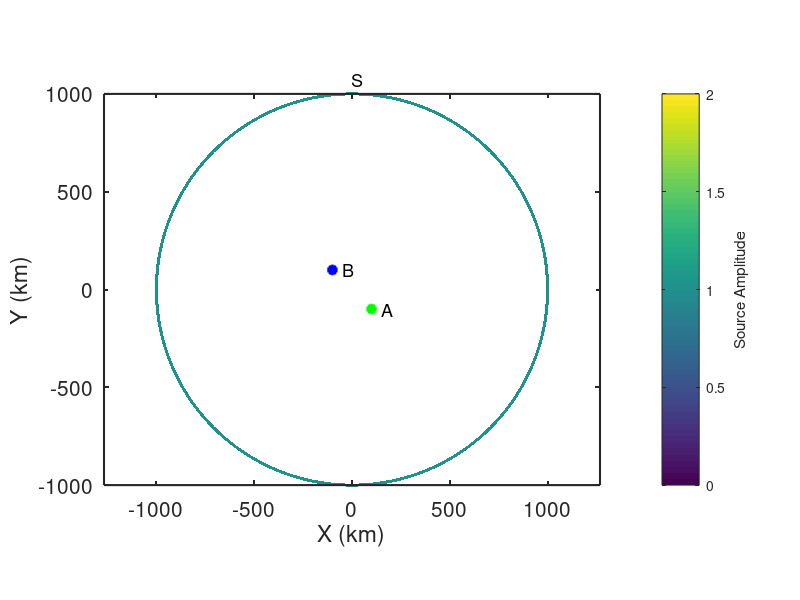

This chart was generated by the following MATLAB code: (Note: this script raises an error after producing the figure.)
% Simulate ambient noise within a homogeneous, isotropic, acoustic half-space
% for sources that form a perfect ring.
%
% jbrussell - 7/2023

clear; close all;

addpath('../functions/');

dx = 10; % km
x = [-1000:dx:1000]; % km
y = [-1000:dx:1000]; % km
dt = 1; % sec
Ndays = 10;
t = [0:dt:60*60]; % [sec] daily time axis

% Location of virtual source (A)
x_Asrc = 100; % km
y_Asrc = -100; % km

% Location of receiver (B)
x_Brec = -100; % km
y_Brec = 100; % km

% Location of "source" ring (S)
r_S = 1000; % [km] radious of source ring
N_excite = 1; % number of times to randomly excite each Source each hour
dtheta = 0.1;
theta_S = [0:dtheta:360-dtheta];
x_S = r_S*sind(theta_S);
y_S = r_S*cosd(theta_S);
amp_S = ones(size(x_S)); % amplitude of sources

% Medium properties
vel = 3.5; % [km/s] velocity of medium

% Define source type
source_type = 'ricker'; % 'ricker' | 'microseism' | 'lossy_membrane'
% RICKER (impulsive source)
f_cent = 1/8; % 1/100; % [1/s] dominant frequency of Ricker wavelet
% MICROSEISM (continuous source)
fmin = 1/10; % minimum frequency to sum over
fmax = 1/3; % maximum frequency to sum over
% LOSSY MEMBRANE (attenuating membrane)
fmin;
fmax;
alpha = 1e-3; % [1/km] attenuation coefficient


figure(98); clf;
box on; hold on;
plot(x_Asrc,y_Asrc,'og','linewidth',2,'MarkerFaceColor','g');
text(x_Asrc+50,y_Asrc,'A','fontsize',13);
plot(x_Brec,y_Brec,'ob','linewidth',2,'MarkerFaceColor','b');
text(x_Brec+50,y_Brec,'B','fontsize',13);
scatter(x_S,y_S,amp_S*5,amp_S,'o','filled');
text(x_S(1),y_S(1)+75,'S','fontsize',13);
axis square; axis equal;
set(gca,'fontsize',15,'linewidth',1.5,'layer','top');
xlabel('X (km)');
ylabel('Y (km)');
cb = colorbar;
ylabel(cb,'Source Amplitude');
colormap(viridis);

%% Generate wavefield at ring of sources S

% Build frequency and time axes
Nt = length(t);
Fs = 1./dt;
f = Fs*(0:(Nt/2))/Nt;
time = ([0:Nt-1]-floor(Nt/2))*dt;  % build lagtime vector for plotting
time = [time(time<0), time(time>=0)];

% Expected time between A and B
R_A_B = sqrt((x_Asrc-x_Brec).^2 + (y_Asrc-y_Brec).^2); % [km] distance from A to B
t_A_B = R_A_B ./ vel;

% Theoretical prediction of ccf from Goran's class notes
ccf_pre = real(1 ./ sqrt(t_A_B.^2 - time.^2));
A = 1;
J0_pre = besselj(0,2*pi*f*t_A_B) * A;

cohsum = zeros(size(t));
ccf_auto = zeros(size(t));
ihrs_total = 0;
ccf_all = {};
cohsum_all = {};
ccf_misfit = [];
for iday = 1:Ndays
    for ihr = 1 : (24/(max(t)/60/60))
        % Generate wavefields at A and B due to random noise at all Si
        Si_A = zeros(size(t));
        Si_B = zeros(size(t));
        for isrc = 1:length(x_S)
            R_Si_A = sqrt((x_Asrc-x_S(isrc)).^2 + (y_Asrc-y_S(isrc)).^2); % [km] distance from Si to A
            R_Si_B = sqrt((x_Brec-x_S(isrc)).^2 + (y_Brec-y_S(isrc)).^2); % [km] distance from Si to B

            % Loop through and generate sources, Si
            for ii = 1:N_excite
                if strcmp(source_type,'ricker')
                    % Ricker wavelet
                    % Generate random wavelet start times
                    tshift = max(t) .* rand(1,1);
                    Si_A = Si_A + amp_S(isrc) .* ricker_wavelet(t-tshift,R_Si_A,vel,f_cent);
                    Si_B = Si_B + amp_S(isrc) .* ricker_wavelet(t-tshift,R_Si_B,vel,f_cent);
                elseif strcmp(source_type,'microseism')
                    % Continuous microseism source
                    freq = f(f>=fmin & f<=fmax);
                    phi_rand = (2*pi)*rand(1,length(freq)); % random phase between [0,2*pi]
                    Si_A = Si_A + amp_S(isrc) .* microseism_source(t,R_Si_A,vel,freq,phi_rand);
                    Si_B = Si_B + amp_S(isrc) .* microseism_source(t,R_Si_B,vel,freq,phi_rand);
                elseif strcmp(source_type,'lossy_membrane')
                    % 2-D Lossy Membrane response of Magrini & Boschi (2021)
                    phi_rand = (2*pi)*rand(1,1); % random phase between [0,2*pi]
                    Si_A = Si_A + amp_S(isrc) .* lossy_membrane(t,f,R_Si_A,vel,alpha,phi_rand);
                    Si_B = Si_B + amp_S(isrc) .* lossy_membrane(t,f,R_Si_B,vel,alpha,phi_rand);
                else
                    error('Source type must be ''ricker'' | ''microseism'' | ''lossy_membrane''');
                end
            end
        end
        
        % Taper waveform
        Si_A = cos_taper(Si_A);
        Si_B = cos_taper(Si_B);

        % Calculate power spectra
        fftA = fft(Si_A);
        % fftA = spectrumwhiten_smooth(fftA,0.001);
%         P_A = abs(fftA/Nt);
%         P_A = P_A(1:Nt/2+1);
%         P_A(2:end-1) = 2*P_A(2:end-1);
        fftB = fft(Si_B);
        % fftB = spectrumwhiten_smooth(fftB,0.001);
%         P_B = abs(fftB/Nt);
%         P_B = P_B(1:Nt/2+1);
%         P_B(2:end-1) = 2*P_B(2:end-1);

        % Calculate cross-correlation (A --> B Causal; B --> A Acausal)
        cohsum = cohsum + fftB.*conj(fftA) ./ abs(fftB) ./ abs(fftA);
        ccf = real(ifft(cohsum,Nt)); % inverse FFT to get time domain
        ccf = fftshift(ccf); % rearrange values as [-lag lag]
        ccf = detrend(ccf);
        ccf = cos_taper(ccf);
        
        % Auto-correlation
%         ccf_auto = ccf_auto + xcorr(Si_A,Si_A,floor(length(t)/2));
        
        ihrs_total = ihrs_total + 1;
        ccf_all{ihrs_total} = ccf;
        cohsum_all{ihrs_total} = cohsum;
        ccf_misfit(ihrs_total) = sum((ccf_all{ihrs_total} ./ max(ccf_all{ihrs_total}) - ccf_pre ./ max(ccf_pre)).^2) / length(ccf_pre);
        
        if 1 && mod(ihrs_total,12)==0
            figure(99); clf;
            set(gcf,'position',[2         206        1730         814]);
            
            subplot(2,2,1); box on; hold on;
            plot(x_Asrc,y_Asrc,'og','linewidth',2,'MarkerFaceColor','g');
            text(x_Asrc+50,y_Asrc,'A','fontsize',13);
            plot(x_Brec,y_Brec,'ob','linewidth',2,'MarkerFaceColor','b');
            text(x_Brec+50,y_Brec,'B','fontsize',13);
            scatter(x_S,y_S,amp_S*5,amp_S,'o','filled');
            text(x_S(1),y_S(1)+75,'S','fontsize',13);
            axis square;
            set(gca,'fontsize',15,'linewidth',1.5,'layer','top');
            xlabel('X (km)');
            ylabel('Y (km)');
            cb = colorbar;
            ylabel(cb,'Source Amplitude');
            colormap(viridis);
            
            subplot(2,2,3); box on; hold on;
            plot([1:ihrs_total],ccf_misfit,'-b','linewidth',2);
            plot(ihrs_total,ccf_misfit(ihrs_total),'ok','linewidth',1,'markersize',12,'MarkerFaceColor','b');
            set(gca,'fontsize',15,'linewidth',1.5);
            xlabel('Data length (hr)');
            ylabel('Misfit');

            subplot(2,2,2); box on; hold on;
%             ccf_pre_conv = conv(ccf_pre,ccf_auto,'same');
            plot(time,ccf_all{ihrs_total} ./ max(ccf_all{ihrs_total}),'-k','linewidth',2);
            plot(time,ccf_pre ./ max(ccf_pre),'-r','linewidth',1);
%             plot(time,ccf_pre_conv ./ max(ccf_pre_conv),'--g','linewidth',1);
            set(gca,'fontsize',15,'linewidth',1.5)
            xlim([-200 200]);
            title([num2str(ihrs_total),' hrs']);
            xlabel('Lag Time (s)');
            ylabel('CCF_{A,B}');

            P_ccf = abs(cohsum_all{ihrs_total}/Nt);
            P_ccf = P_ccf(1:Nt/2+1);
            P_ccf(2:end-1) = 2*P_ccf(2:end-1);

%             subplot(2,1,2); box on; hold on;
%             plot(1./f,P_ccf,'-b');
%             plot(1./f,smooth(P_ccf,20),'-k','linewidth',2);
%             plot(1./f_cent*[1 1],[min(P_ccf) max(P_ccf)],'--r','linewidth',1.5);
%             % xlim([0 500]);
%             set(gca,'fontsize',15,'linewidth',1.5,'xscale','log','yscale','log')
%             xlabel('Period (s)');

            subplot(2,2,4); box on; hold on;
            J0 = real(cohsum_all{ihrs_total}(1:Nt/2+1));
            plot(f,J0 ./ rms(J0),'-b');
            plot(f,smooth(J0,10) ./ rms(J0),'-k','linewidth',2);
            plot(f,J0_pre ./ rms(J0_pre),'-r','linewidth',1);
            plot(f_cent*[1 1],[0 1],'--r','linewidth',1.5);
            % xlim([0 500]);
            set(gca,'fontsize',15,'linewidth',1.5,'xscale','linear','yscale','linear')
            xlabel('Freq (Hz)');
            ylabel('J_0');
            xlim([0 max(f)]);

            drawnow;
        end
    end
end

%%
clear OUTmovie

is_movieout = 1;

if is_movieout
        
    OUTmovie(length(1:1:ihrs_total)) = struct('cdata',[],'colormap',[]);
    OUTit = 0;
    misfit = [];
    for ii = 1:1:ihrs_total
    
        figure(3); clf;
        set(gcf,'position',[2         206        1730         814],'color','w');
        
        subplot(2,2,1); box on; hold on;
        plot(x_Asrc,y_Asrc,'og','linewidth',2,'MarkerFaceColor','g');
        text(x_Asrc+50,y_Asrc,'A','fontsize',13);
        plot(x_Brec,y_Brec,'ob','linewidth',2,'MarkerFaceColor','b');
        text(x_Brec+50,y_Brec,'B','fontsize',13);
        scatter(x_S,y_S,amp_S*5,amp_S,'o','filled');
        text(x_S(1),y_S(1)+75,'S','fontsize',13);
        axis square; axis equal;
        set(gca,'fontsize',15,'linewidth',1.5,'layer','top');
        xlabel('X (km)');
        ylabel('Y (km)');
        cb = colorbar;
        ylabel(cb,'Source Amplitude');
        colormap(viridis);
        
        subplot(2,2,3); box on; hold on;
        plot([1:ii],ccf_misfit(1:ii),'-b','linewidth',2);
        plot(ii,ccf_misfit(ii),'ok','linewidth',1,'markersize',12,'MarkerFaceColor','b');
        set(gca,'fontsize',15,'linewidth',1.5);
        xlim([0 length(ccf_misfit)]);
        ylim([0 max(ccf_misfit)]);
        xlabel('Data length (hr)');
        ylabel('Misfit');
        
        subplot(2,2,2); box on; hold on;
%         ccf_pre_conv = conv(ccf_pre,ccf_auto,'same');
        plot(time,ccf_all{ii} ./ max(ccf_all{ii}),'-k','linewidth',2);
        plot(time,ccf_pre ./ max(ccf_pre),'-r','linewidth',1);
%         plot(time,ccf_pre_conv ./ max(ccf_pre_conv),'--g','linewidth',1);
        set(gca,'fontsize',15,'linewidth',1.5)
        xlim([-200 200]);
        ylim([-0.3 1.1]);
        title([num2str(ii),' hrs']);
        xlabel('Lag Time (s)');
        ylabel('CCF_{A,B}');

        P_ccf = abs(cohsum_all{ii}/Nt);
        P_ccf = P_ccf(1:Nt/2+1);
        P_ccf(2:end-1) = 2*P_ccf(2:end-1);

%         subplot(2,1,2); box on; hold on;
%         plot(1./f,P_ccf,'-b');
%         plot(1./f,smooth(P_ccf,20),'-k','linewidth',2);
%         plot(1./f_cent*[1 1],[min(P_ccf) max(P_ccf)],'--r','linewidth',1.5);
%         % xlim([0 500]);
%         set(gca,'fontsize',15,'linewidth',1.5,'xscale','log','yscale','log')
%         xlabel('Period (s)');
        
        subplot(2,2,4); box on; hold on;
        J0 = real(cohsum_all{ii}(1:Nt/2+1));
        plot(f,J0 ./ rms(J0),'-b');
        plot(f,smooth(J0,10) ./ rms(J0),'-k','linewidth',2);
        plot(f,J0_pre ./ rms(J0_pre),'-r','linewidth',1);
        plot(f_cent*[1 1],[0 1],'--r','linewidth',1.5);
        % xlim([0 500]);
        set(gca,'fontsize',15,'linewidth',1.5,'xscale','linear','yscale','linear')
        xlabel('Freq (Hz)');
        ylabel('J_0');
        xlim([0 max(f)]);

        drawnow;

        OUTit = OUTit + 1;
        rect = get(gcf,'Position'); rect(1:2) = [0 0]; 
        OUTmovie(OUTit) = getframe(gcf,rect);
    end
    
%     vid = VideoWriter(['noise_ccf_build_Sring','.avi']);
    vid = VideoWriter(['noise_ccf_build_Sring'],'MPEG-4');
    vid.FrameRate = 10;
    open(vid);
    OUTmovie(1) = [];
    writeVideo(vid,OUTmovie);
    close(vid);
end
